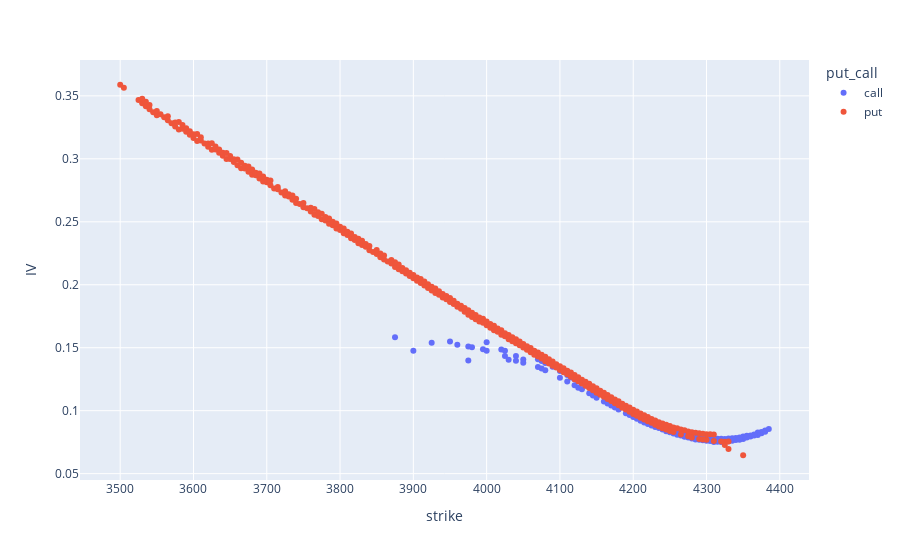

The code cell stored with this chart in its notebook:
### Code cell
fig = px.scatter(df,
                  x = "strike",
                  y= "IV",
                  color = "put_call")
fig.show()

### Figure 1 — Plotly figure (JSON) as saved in the notebook; plotly's stock layout.template omitted (floating-point values rounded to 4 significant figures; data arrays with more than 128 entries replaced by an {"elided": "..."} marker saying what was removed)
{"data": [{"hovertemplate": "put_call=call<br>strike=%{x}<br>IV=%{y}<extra></extra>", "legendgroup": "call", "marker": {"color": "#636efa", "symbol": "circle"}, "mode": "markers", "name": "call", "orientation": "v", "showlegend": true, "type": "scatter", "x": {"elided": "135 int values"}, "xaxis": "x", "y": {"elided": "135 float values"}, "yaxis": "y"}, {"hovertemplate": "put_call=put<br>strike=%{x}<br>IV=%{y}<extra></extra>", "legendgroup": "put", "marker": {"color": "#EF553B", "symbol": "circle"}, "mode": "markers", "name": "put", "orientation": "v", "showlegend": true, "type": "scatter", "x": {"elided": "308 int values"}, "xaxis": "x", "y": {"elided": "308 float values"}, "yaxis": "y"}], "layout": {"legend": {"title": {"text": "put_call"}, "tracegroupgap": 0}, "margin": {"t": 60}, "xaxis": {"anchor": "y", "domain": [0, 1], "title": {"text": "strike"}}, "yaxis": {"anchor": "x", "domain": [0, 1], "title": {"text": "IV"}}}}
